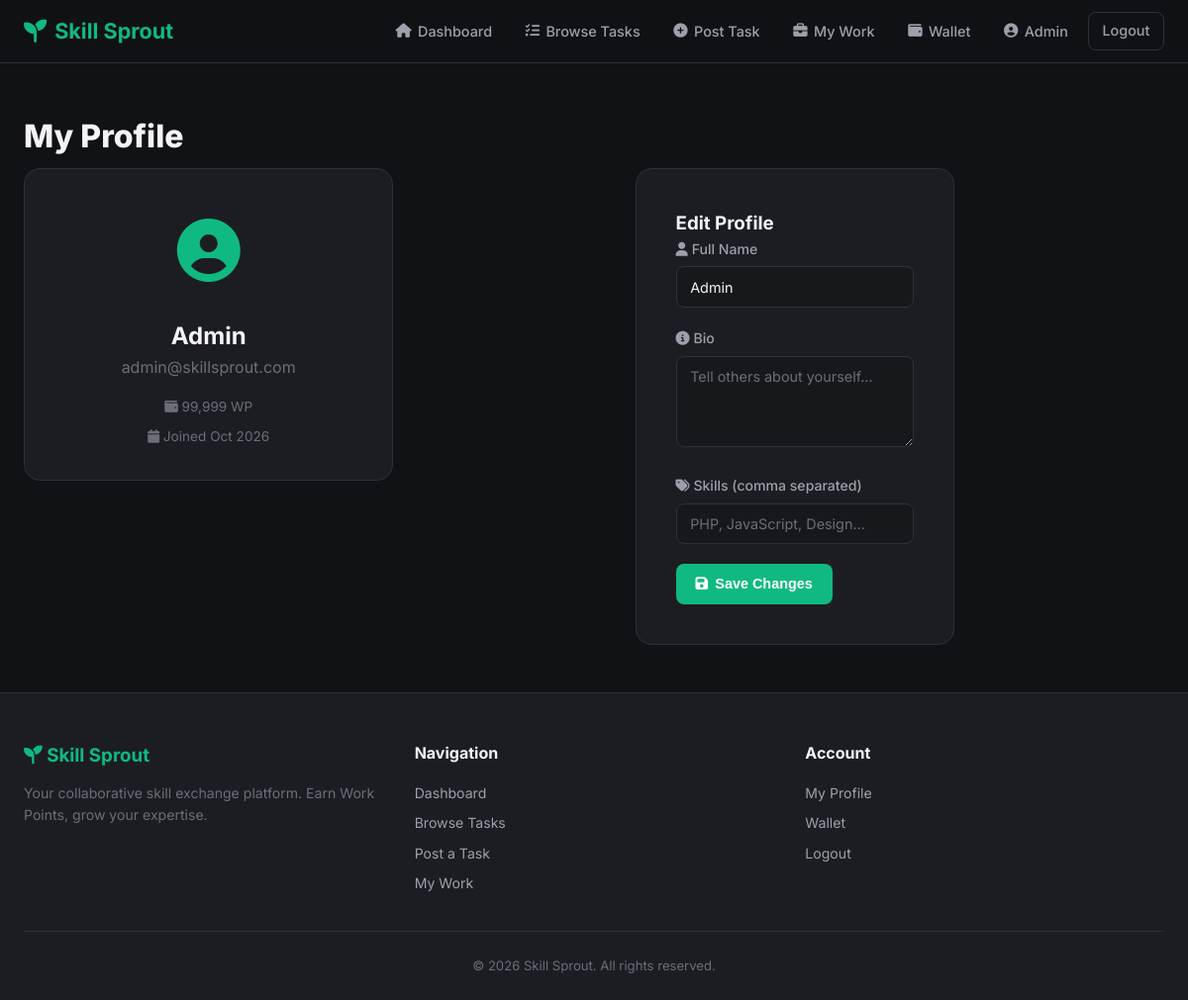
Screenshot of /user/profile.php (signed in) with the database file from the repository.
### tables this page shows
CREATE TABLE IF NOT EXISTS `users` (
  `user_id`      INT AUTO_INCREMENT PRIMARY KEY,
  `name`         VARCHAR(100) NOT NULL,
  `email`        VARCHAR(150) NOT NULL UNIQUE,
  `password`     VARCHAR(255) NOT NULL,                
  `bio`          TEXT DEFAULT NULL,                      
  `skills`       VARCHAR(500) DEFAULT NULL,              
  `wp_balance`   INT NOT NULL DEFAULT 100,               
  `role`         ENUM('user','moderator','admin') NOT NULL DEFAULT 'user',
  `status`       ENUM('active','warned','suspended','banned') NOT NULL DEFAULT 'active',
  `status_reason` TEXT DEFAULT NULL,                    
  `created_at`   TIMESTAMP DEFAULT CURRENT_TIMESTAMP,
  `updated_at`   TIMESTAMP DEFAULT CURRENT_TIMESTAMP ON UPDATE CURRENT_TIMESTAMP
);

### user/profile.php (the view, shortened to what this page needs)
<?php
include '../includes/header2.php';
$user_sql  = "SELECT * FROM users WHERE user_id = ?";
$user_stmt = mysqli_prepare($conn, $user_sql);
mysqli_stmt_bind_param($user_stmt, "i", $session_user_id);
mysqli_stmt_execute($user_stmt);
$user = mysqli_fetch_assoc(mysqli_stmt_get_result($user_stmt));
?>
<section class="section">
    <div class="container">
        <h1 class="page-title">My Profile</h1>
        <div class="profile-container">
            <div class="profile-info-card">
                <div class="profile-avatar">
                    <i class="fas fa-user-circle"></i>
                </div>
                <h2><?php echo htmlspecialchars($user["name"]); ?></h2>
                <p class="text-muted"><?php echo htmlspecialchars($user["email"]); ?></p>
                <div class="profile-meta">
                    <span><i class="fas fa-wallet"></i> <?php echo number_format($user["wp_balance"]); ?> WP</span>
                    <span><i class="fas fa-calendar"></i> Joined <?php echo date("M Y", strtotime($user["created_at"])); ?></span>
                </div>
            </div>
            <div class="form-container">
                <h3>Edit Profile</h3>
                <form action="" method="POST">
                    <div class="form-group">
                        <label for="name"><i class="fas fa-user"></i> Full Name</label>
                        <input type="text" id="name" name="name" value="<?php echo htmlspecialchars($user["name"]); ?>" required minlength="3">
                    </div>
                    <div class="form-group">
                        <label for="bio"><i class="fas fa-info-circle"></i> Bio</label>
                        <textarea id="bio" name="bio" rows="4" placeholder="Tell others about yourself..."><?php echo htmlspecialchars($user["bio"] ?? ""); ?></textarea>
                    </div>
                    <div class="form-group">
                        <label for="skills"><i class="fas fa-tags"></i> Skills (comma separated)</label>
                        <input type="text" id="skills" name="skills" value="<?php echo htmlspecialchars($user["skills"] ?? ""); ?>" placeholder="PHP, JavaScript, Design...">
                    </div>
                    <button type="submit" class="btn btn-primary">
                        <i class="fas fa-save"></i> Save Changes
                    </button>
                </form>
            </div>
        </div>
    </div>
</section>
<?php include '../includes/footer2.php'; ?>

### assets/css/style.css (style rules this page uses)
:root { --gray-bg: #111215; --gray-surface: #1c1d22; --gray-surface-hover: #25262c; --gray-border: #2e3038; --gray-border-light: #3e414c; --bg-body: var(--gray-bg); --bg-card: var(--gray-surface); --bg-card-hover: var(--gray-surface-hover); --bg-input: #17181c; --border: var(--gray-border); --text-primary: #f4f4f6; --text-secondary: #9da0aa; --text-muted: #6b6e79; --primary: #10b981; --primary-dark: #059669; --primary-light: #34d399; --primary-soft: rgba(16, 185, 129, 0.12); --primary-glow: 0 0 20px rgba(16, 185, 129, 0.18); --accent-red: #ef4444; --accent-red-soft: rgba(239, 68, 68, 0.12); --accent-blue: #9da0aa; --accent-purple: #9da0aa; --accent-orange: #9da0aa; --font-family: 'Inter', -apple-system, BlinkMacSystemFont, sans-serif; --radius: 12px; --radius-sm: 8px; --radius-lg: 16px; --shadow: 0 4px 6px -1px rgba(0, 0, 0, 0.4); --shadow-lg: 0 10px 25px -3px rgba(0, 0, 0, 0.5); }
*, *::before, *::after { margin: 0; padding: 0; box-sizing: border-box; }
html { scroll-behavior: smooth; }
body, .admin-body { font-family: var(--font-family); background: var(--bg-body); color: var(--text-primary); line-height: 1.6; min-height: 100vh; display: flex; flex-direction: column; }
.container { max-width: 1200px; margin: 0 auto; padding: 0 1.5rem; }
.section { padding: 3rem 0; }
.text-muted { color: var(--text-muted); }
.page-title { font-size: 2rem; font-weight: 800; margin-bottom: 0.4rem; color: var(--text-primary); }
.btn { display: inline-flex; align-items: center; gap: 0.45rem; padding: 0.65rem 1.25rem; border-radius: var(--radius-sm); font-size: 0.9rem; font-weight: 600; border: none; cursor: pointer; transition: all 0.2s ease; text-decoration: none; line-height: 1.4; }
.btn-primary, .btn-success { background: var(--primary); color: #fff; }
.task-detail, .submission-review, .profile-info-card, .form-container { background: var(--bg-card); border: 1px solid var(--border); border-radius: var(--radius-lg); padding: 2rem; }
.form-container { padding: 2.5rem; max-width: 500px; margin: 0 auto; }
.form-group { margin-bottom: 1.25rem; }
.form-group label { display: block; margin-bottom: 0.4rem; font-weight: 500; font-size: 0.88rem; color: var(--text-secondary); }
.form-group input, .form-group textarea, .form-group select, .search-input-group input, .search-input-group select { border: 1.5px solid var(--border); border-radius: var(--radius-sm); color: var(--text-primary); font-family: var(--font-family); font-size: 0.9rem; transition: border-color 0.2s ease, box-shadow 0.2s ease; }
.form-group input, .form-group textarea, .form-group select { width: 100%; padding: 0.7rem 0.85rem; background: var(--bg-input); }
.form-group input::placeholder, .form-group textarea::placeholder { color: var(--text-muted); }
.profile-container { display: grid; grid-template-columns: 1fr 2fr; gap: 2rem; align-items: start; }
.profile-info-card { text-align: center; }
.profile-avatar { font-size: 4rem; color: var(--primary); margin-bottom: 1rem; }
.profile-meta { display: flex; flex-direction: column; gap: 0.5rem; margin-top: 1rem; color: var(--text-muted); font-size: 0.85rem; }

### rows the page displays
users: name "Admin", email "admin@skillsprout.com", wp_balance "99,999", created_at "Oct 2026"

### other values shown
$session_user_name "Admin"
